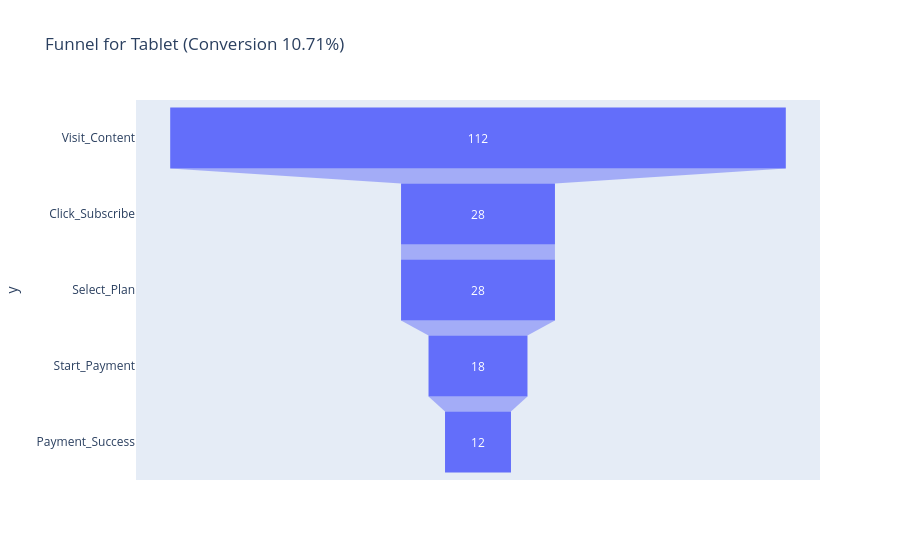
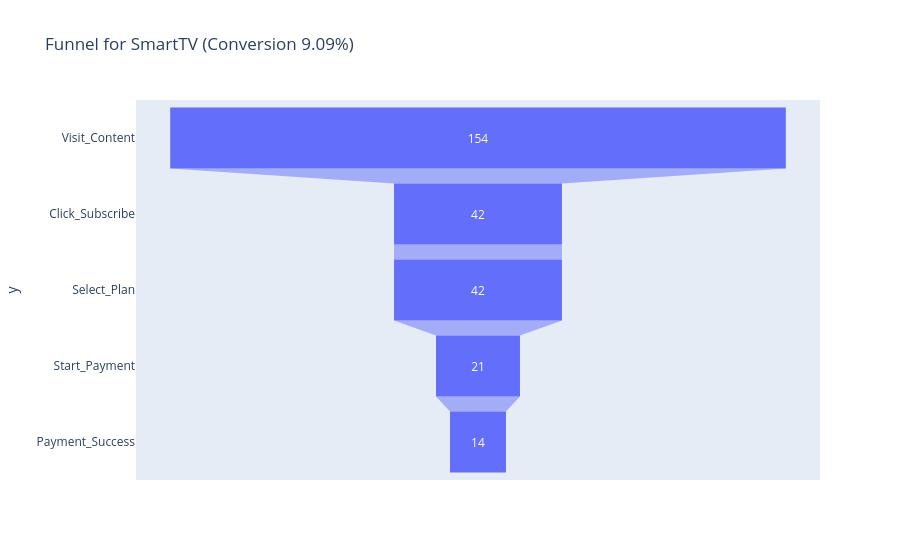
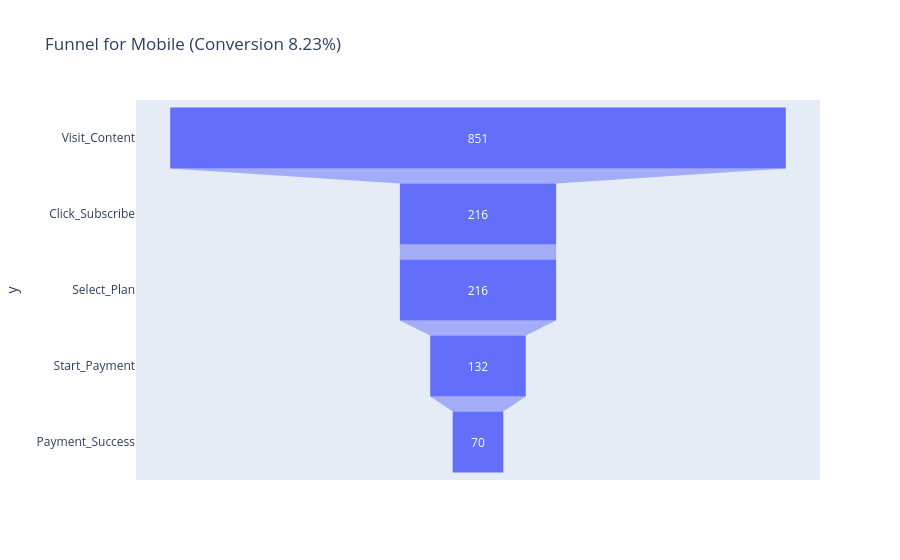
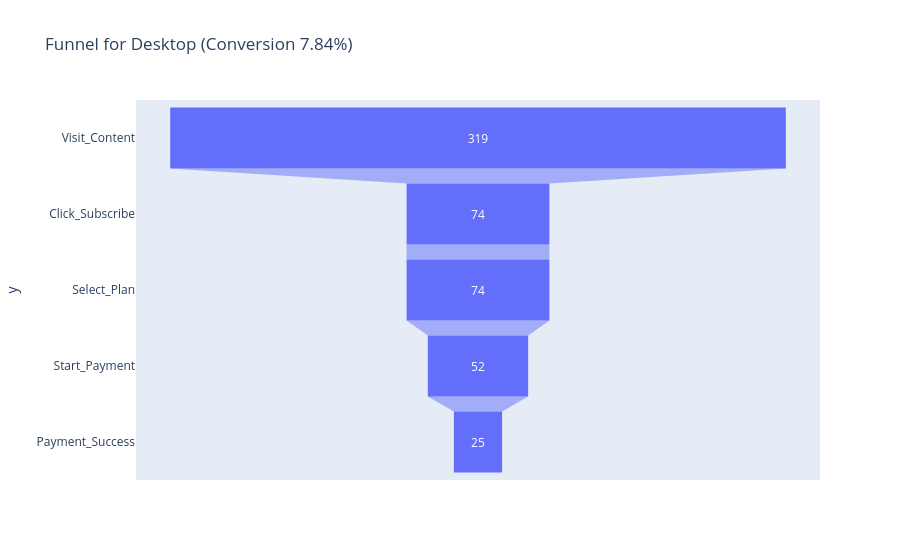

The notebook cell these images were saved under, in order:
### Markdown cell above
**Interactive funnels per device (Plotly)**

### Code cell
import plotly.express as px
for device in device_funnel.index:
    vals = device_funnel.loc[device, stages].values
    fig = px.funnel(
        x = vals,
        y = stages,
        title = f"Funnel for {device} (Conversion {device_funnel.loc[device,'Conversion_%']}%)"
    )
    fig.show()

### Figure 1 — Plotly figure (JSON) as saved in the notebook; plotly's stock layout.template omitted (floating-point values rounded to 4 significant figures)
{"data": [{"hovertemplate": "x=%{x}<br>y=%{y}<extra></extra>", "legendgroup": "", "marker": {"color": "#636efa"}, "name": "", "orientation": "h", "showlegend": false, "type": "funnel", "x": [112.0, 28.0, 28.0, 18.0, 12.0], "xaxis": "x", "y": ["Visit_Content", "Click_Subscribe", "Select_Plan", "Start_Payment", "Payment_Success"], "yaxis": "y"}], "layout": {"legend": {"tracegroupgap": 0}, "title": {"text": "Funnel for Tablet (Conversion 10.71%)"}, "xaxis": {"anchor": "y", "domain": [0, 1], "title": {"text": "x"}}, "yaxis": {"anchor": "x", "domain": [0, 1], "title": {"text": "y"}}}}

### Figure 2 — Plotly figure (JSON) as saved in the notebook; plotly's stock layout.template omitted (floating-point values rounded to 4 significant figures)
{"data": [{"hovertemplate": "x=%{x}<br>y=%{y}<extra></extra>", "legendgroup": "", "marker": {"color": "#636efa"}, "name": "", "orientation": "h", "showlegend": false, "type": "funnel", "x": [154.0, 42.0, 42.0, 21.0, 14.0], "xaxis": "x", "y": ["Visit_Content", "Click_Subscribe", "Select_Plan", "Start_Payment", "Payment_Success"], "yaxis": "y"}], "layout": {"legend": {"tracegroupgap": 0}, "title": {"text": "Funnel for SmartTV (Conversion 9.09%)"}, "xaxis": {"anchor": "y", "domain": [0, 1], "title": {"text": "x"}}, "yaxis": {"anchor": "x", "domain": [0, 1], "title": {"text": "y"}}}}

### Figure 3 — Plotly figure (JSON) as saved in the notebook; plotly's stock layout.template omitted (floating-point values rounded to 4 significant figures)
{"data": [{"hovertemplate": "x=%{x}<br>y=%{y}<extra></extra>", "legendgroup": "", "marker": {"color": "#636efa"}, "name": "", "orientation": "h", "showlegend": false, "type": "funnel", "x": [851.0, 216.0, 216.0, 132.0, 70.0], "xaxis": "x", "y": ["Visit_Content", "Click_Subscribe", "Select_Plan", "Start_Payment", "Payment_Success"], "yaxis": "y"}], "layout": {"legend": {"tracegroupgap": 0}, "title": {"text": "Funnel for Mobile (Conversion 8.23%)"}, "xaxis": {"anchor": "y", "domain": [0, 1], "title": {"text": "x"}}, "yaxis": {"anchor": "x", "domain": [0, 1], "title": {"text": "y"}}}}

### Figure 4 — Plotly figure (JSON) as saved in the notebook; plotly's stock layout.template omitted (floating-point values rounded to 4 significant figures)
{"data": [{"hovertemplate": "x=%{x}<br>y=%{y}<extra></extra>", "legendgroup": "", "marker": {"color": "#636efa"}, "name": "", "orientation": "h", "showlegend": false, "type": "funnel", "x": [319.0, 74.0, 74.0, 52.0, 25.0], "xaxis": "x", "y": ["Visit_Content", "Click_Subscribe", "Select_Plan", "Start_Payment", "Payment_Success"], "yaxis": "y"}], "layout": {"legend": {"tracegroupgap": 0}, "title": {"text": "Funnel for Desktop (Conversion 7.84%)"}, "xaxis": {"anchor": "y", "domain": [0, 1], "title": {"text": "x"}}, "yaxis": {"anchor": "x", "domain": [0, 1], "title": {"text": "y"}}}}
